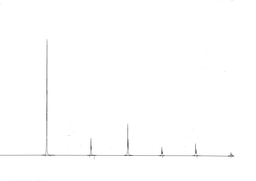
#> input picture example/chart.bmp, 256 x 181 px, shrunk from 4941 x 3486 before the run
$ python imagearea.py
#> lines starting #> are read from the running program, lines starting #| are printed output that depends on the picture; after the words box and inside, x2 and y2 are one past the last pixel; in counts of white or black regions, pixels touching at a corner belong together
# https://hk29.hatenablog.jp/entry/2021/04/10/184155

import os
import cv2
import numpy as np
import scipy.ndimage as ndimage
import pandas as pd

file_path = input('Enter filepath of image : ')
#> the answer given: ../example/chart.bmp
# like... 'chart.bmp' or 'C:\Users\...\chart.bmp'
basename = os.path.splitext(os.path.basename(file_path))[0]

### 画像読み込み
print('Reading...')
img = cv2.imread(file_path, 1)
#> img is the input picture: shape (181, 256, 3); min 105, max 255, mean 254
# 画像の高さと幅を取得
h, w, c = img.shape
#> h = 181; w = 256; c = 3
# 拡大(拡大することで輪郭がぼやける。このぼやけにより境界を識別しやすくする)
scale = 3
img_resize = cv2.resize(img, (w * scale, h * scale))

### 画像処理
print('Processing...')
# グレースケールに変換
img_gray = cv2.cvtColor(img_resize, cv2.COLOR_BGR2GRAY)
# ガウシアンによるスムージング処理（ぼかし）
img_blur = cv2.GaussianBlur(img_gray, (5,5), 0)
# 二値化と大津処理
r, dst = cv2.threshold(img_blur, 0, 255, cv2.THRESH_BINARY + cv2.THRESH_OTSU)
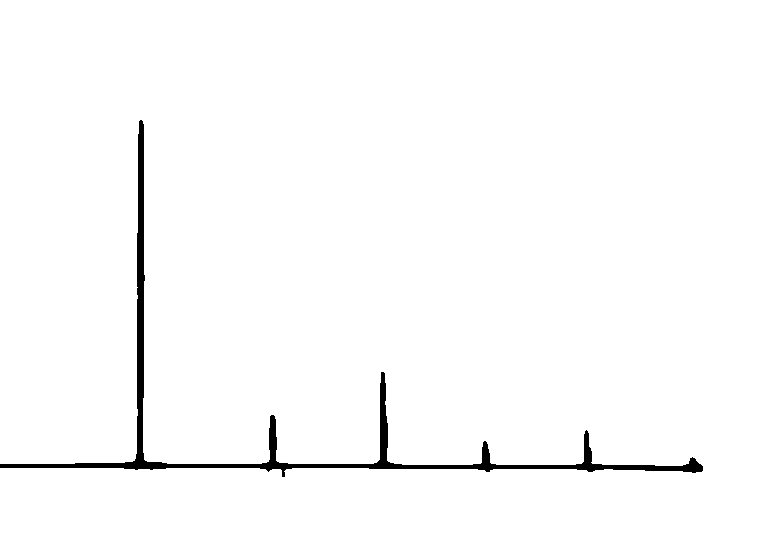
#> dst: shape (543, 768); 98.3% white; 1 black region, box (x1, y1, x2, y2) and area: (0, 120, 703, 477) 6958
#> r = 230
# モルフォロジー膨張処理
kernel = np.ones((3,3), np.uint8)
dst = cv2.dilate(dst, kernel, iterations = 1)
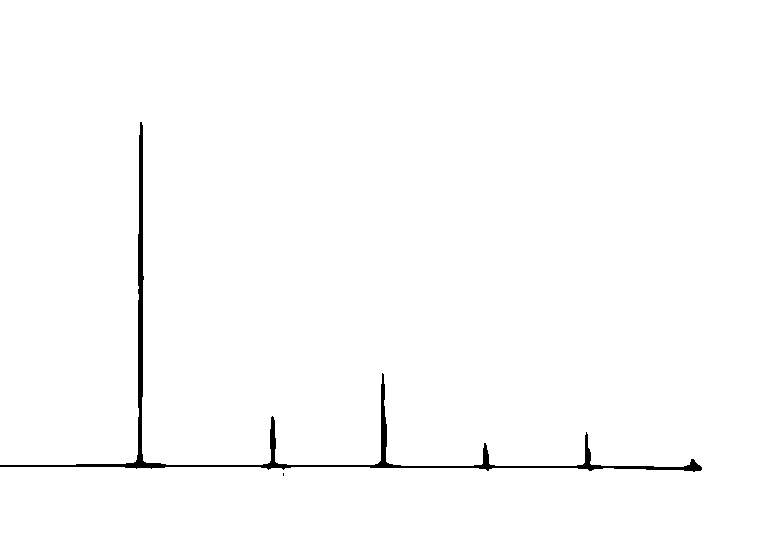
#> dst: shape (543, 768); 99% white; 2 black regions (1 under 20 px), largest, box (x1, y1, x2, y2) and area: (0, 122, 702, 472) 4370
# 画像ファイルに保存
cv2.imwrite(basename + '_thresholds.jpg', dst)
# もし画像欠けがあった場合に塗りつぶす処理
dst_fill = ndimage.binary_fill_holes(dst).astype(int) * 255
#> dst_fill: shape (543, 768) int64; 99% white; 1 black region, box (x1, y1, x2, y2) and area: (0, 122, 702, 472) 4370
cv2.imwrite(basename + '_thresholds_fill.jpg', dst_fill)

# 境界を検出して描画する
print('Detecting boundaries...')
contours, _ = cv2.findContours(dst_fill.astype(np.uint8), cv2.RETR_TREE, cv2.CHAIN_APPROX_SIMPLE)
#> contours = 1 contour; box (x1, y1, x2, y2) and area: (0, 0, 768, 543) 410128
img_contour = cv2.drawContours(img_resize, contours, -1, (0,0,255), 1)
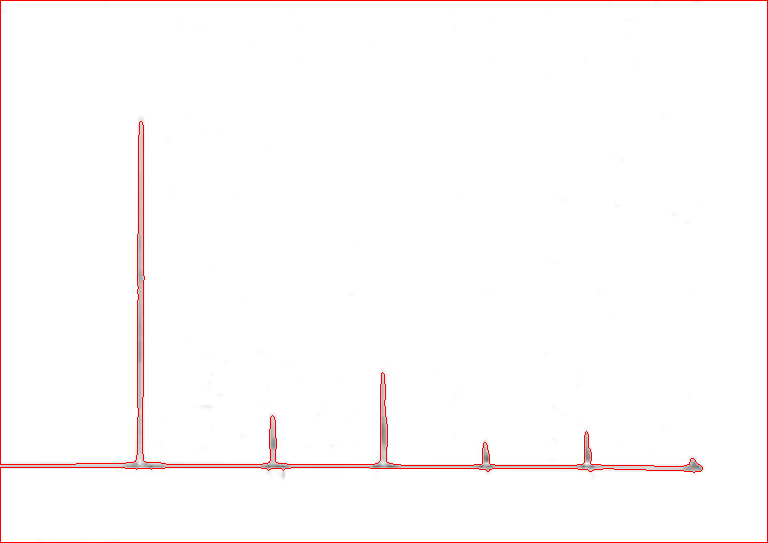
#> img_contour: shape (543, 768, 3); mean B, G, R 251.1, 251.1, 254.2
cv2.imwrite(basename + '_counter.jpg', img_contour)

# 面積、重心、輪郭長さを抽出する
print('Calculating area...')
Areas = []
with open(basename + '_data.csv', 'w') as f:
    for i, contour in enumerate(contours):
        # 面積
        area = cv2.contourArea(contour)
        area = area / 1000
        Areas.append(area)
        # 輪郭の重心
        M = cv2.moments(contour)
        cx = int(M["m10"] / M["m00"])
        cy = int(M["m01"] / M["m00"])
        #輪郭（境界）の長さ
        perimeter = cv2.arcLength(contours[i],True)
        # 画像に出力する
        #img2 = img_resize.copy()
        img2 = cv2.drawContours(img_resize, contours, i, (0, 0, 255), 3)
        cv2.putText(img2, str('{:.1f}'.format(area)), (cx, cy),
                    cv2.FONT_HERSHEY_PLAIN, # フォントタイプ
                    3, # 文字サイズ
                    (0, 0, 0), # 文字色：白(255, 255, 255)　黒(0, 0, 0)
                    2, # 文字太さ
                    cv2.LINE_AA)
        if i == (len(contours)-1):
            img2_resize = cv2.resize(img2, (w, h))
            cv2.imwrite(basename + '_' + str(i) + '.jpg', img2_resize)
        # csvファイルに保存
        if i == 0:
            my_columns_list = ['ID', 'Area', 'x_center_of_gravity', 'y_center_of_gravity', 'Perimeter']
            my_columns_str = ','.join(my_columns_list)
            f.write(my_columns_str + '\n')
        else:
            my_data_list = [str(i), str(area), str(cx), str(cy), str(perimeter)]
            my_data_str = ','.join(my_data_list)
            f.write(my_data_str + '\n')
#> this loop made 1 pass
#> (area, cx, cy, perimeter) on pass 1: (410.1, 384, 269, 5103)
#> pass 1, `img2 = cv2.drawContours(img_resize, contours, i, (0, 0, 255), 3)`:
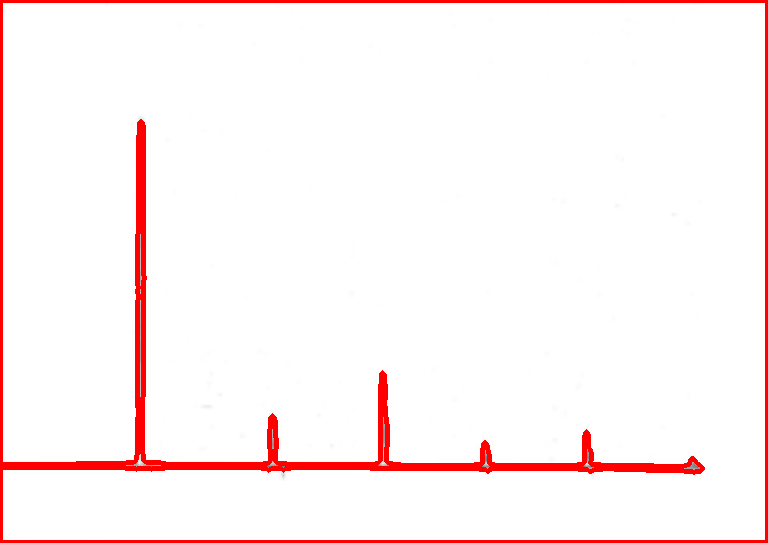
#> img2: shape (543, 768, 3); mean B, G, R 243.3, 243.3, 254.8
#> pass 1, `img2_resize = cv2.resize(img2, (w, h))`:
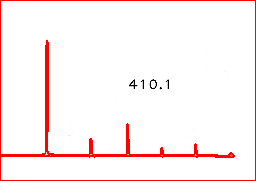
#> img2_resize: shape (181, 256, 3); mean B, G, R 242.2, 242.2, 254.4
#> after the loop:
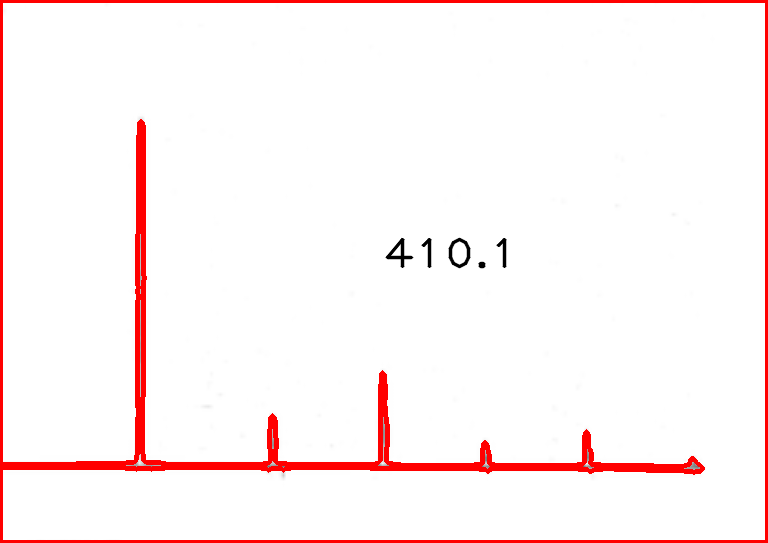
#> img2: shape (543, 768, 3); 0.26% of pixels changed, all inside (x1, y1, x2, y2) = (385, 237, 507, 269)
#> after the loop, Areas = [410.1]

Area_sum = sum(Areas)
#> Area_sum = 410.1

# 面積を割合で出力する
print('Exporting data...')
df = pd.read_csv(basename + '_data.csv')
df[r'Area[%]'] = df['Area'] / Area_sum * 100
df.to_csv(basename + '_data_2.csv')

print('Done.')
